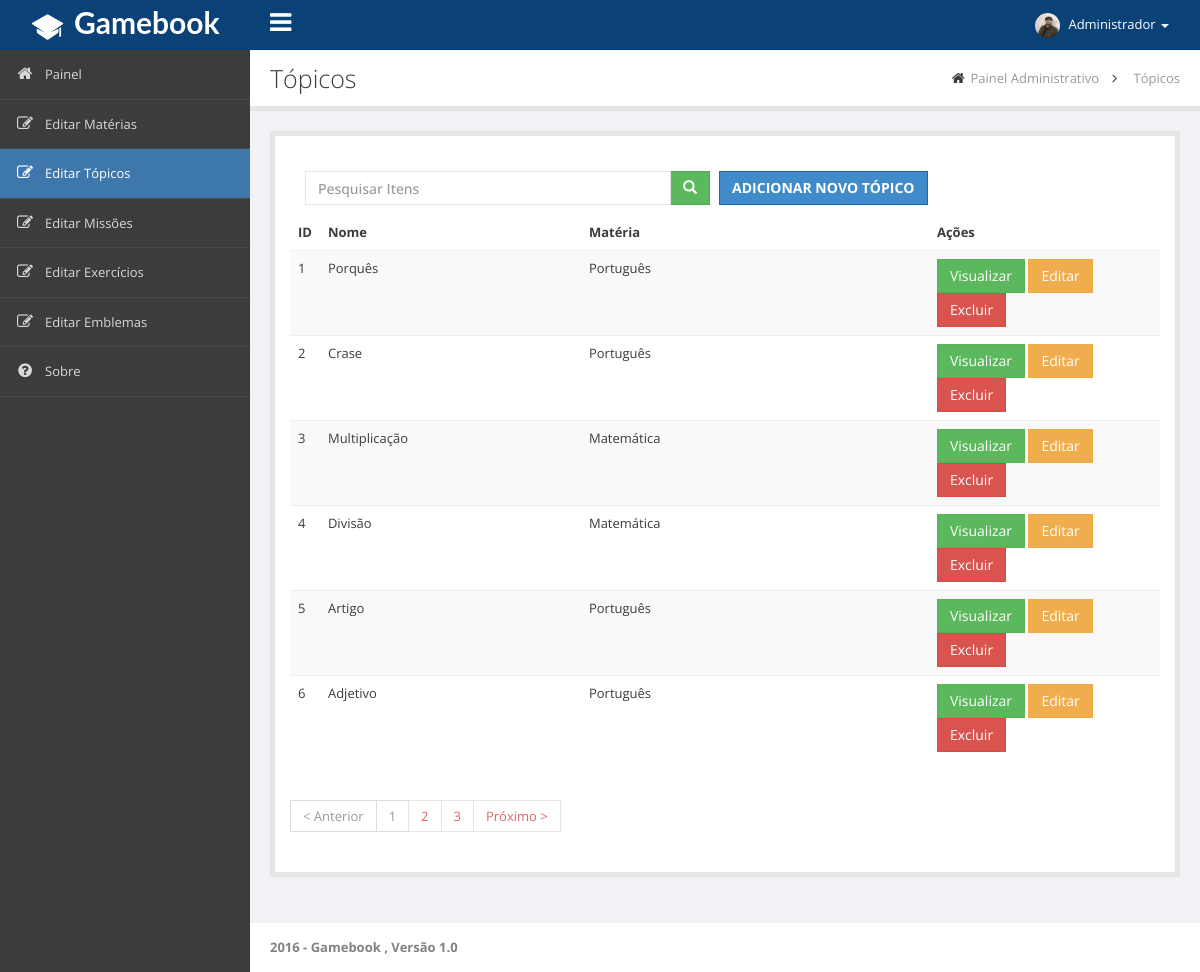
The app's page /etopico.php (signed in) with its own data.
### tables this page shows
CREATE TABLE `topico` (
  `id` int(11) NOT NULL,
  `nome` varchar(255) NOT NULL,
  `id_mat` int(11) NOT NULL,
  `texto` text NOT NULL,
  `dica` text NOT NULL
);

### classes/db.class.php (called while the page is built, shortened)
<?php
class DB{
  private static $conn;
  public static function conn(){
  	if(is_null(self::$conn)){
  		self::$conn = new PDO('mysql:host=localhost;dbname=dbgamebook;','root','');
  	}
  	return self::$conn;
  }
}
?>

### classes/busca.class.php (called while the page is built, shortened)
<?php
class Busca extends DB{
        public function selecionarTopico3(){
       $sql = "SELECT * FROM topico ";
       self::conn()->query('SET NAMES utf8');
       return self::conn()->query($sql);
    }
}
?>

### etopico.php (the view, shortened to what this page needs)
<?php
     include_once('classes/db.class.php');
     require_once('classes/busca.class.php');
     $busca = new Busca();
     $apelido = $_SESSION['usuarioApelido'];
     $imagem = $_SESSION['usuarioImagem'];
?>
<!DOCTYPE html>
<html lang="pt-br">
<head>
    <link type="text/css" rel="stylesheet" href="css/jquery-ui-1.10.4.custom.min.css">
    <link type="text/css" rel="stylesheet" href="css/font-awesome.min.css">
    <link type="text/css" rel="stylesheet" href="css/bootstrap.min.css">
    <link type="text/css" rel="stylesheet" href="css/animate.css">
    <link type="text/css" rel="stylesheet" href="css/all.css">
    <link type="text/css" rel="stylesheet" href="css/main.css">
    <link type="text/css" rel="stylesheet" href="css/style-responsive.css">
    <link type="text/css" rel="stylesheet" href="css/zabuto_calendar.min.css">
    <link type="text/css" rel="stylesheet" href="css/pace.css">
    <link type="text/css" rel="stylesheet" href="css/jquery.news-ticker.css">
</head>
<body>
    <div>
        <div id="header-topbar-option-demo" class="page-header-topbar">
            <nav id="topbar" role="navigation" style="margin-bottom: 0;" data-step="3" class="navbar navbar-default navbar-static-top">
            <div class="navbar-header">
                <a id="logo" href="painel.php" class="navbar-brand"><span class="logo-text" ><img height="40" width="35" src="img/whiteicon.png" alt=""/>  <b>Gamebook</b></span></a>
                </div>
            <div class="topbar-main"><a id="menu-toggle" href="#" class="hidden-xs"><i class="fa fa-bars"></i></a>
                <ul class="nav navbar navbar-top-links navbar-right mbn">
                    <li class="dropdown topbar-user"><a data-hover="dropdown"  class="dropdown-toggle"><img src="img/<?php echo $imagem?>" alt="" class="img-responsive img-circle"/>&nbsp;<span class="hidden-xs"><?php echo $apelido ?></span>&nbsp;<span class="caret"></span></a>
                    </li>
                </ul>
            </div>
        </nav>
        </div>
        <div id="wrapper">
            <nav id="sidebar" role="navigation" data-step="2" data-intro="Template has &lt;b&gt;many navigation styles&lt;/b&gt;"
                data-position="right" class="navbar-default navbar-static-side">
            <div class="sidebar-collapse menu-scroll">
                <ul id="side-menu" class="nav">
                    <li ><a href="administrativo.php"><i class="fa fa-home fa-fw">
                    </i><span class="menu-title">Painel</span></a></li>
                  <li><a href="emateria.php"><i class="fa fa-edit fa-fw">
                    </i><span class="menu-title">Editar Matérias</span></a>
                    </li>
                     <li class="active"><a href="etopico.php"><i class="fa fa-edit fa-fw">
                    </i><span class="menu-title">Editar Tópicos</span></a>
                    </li>
                     <li><a href="emissao.php"><i class="fa fa-edit fa-fw">
                    </i><span class="menu-title">Editar Missões</span></a>
                    </li>
                      <li><a href="#"><i class="fa fa-edit fa-fw">
                    </i><span class="menu-title">Editar Exercícios</span></a>
                    </li>
                     <li><a href="eemblema.php"><i class="fa fa-edit fa-fw">
                    </i><span class="menu-title">Editar Emblemas</span></a>
                    </li>
                    <li ><a href="Sobre.php"><i class="fa fa-question-circle fa-fw">
                    </i><span class="menu-title">Sobre</span></a>
                    </li>
                </ul>
            </div>
        </nav>
            <div id="page-wrapper">
                <div id="title-breadcrumb-option-demo" class="page-title-breadcrumb">
                    <div class="page-header pull-left">
                        <div class="page-title">
                           Tópicos</div>
                    </div>
                    <ol class="breadcrumb page-breadcrumb pull-right">
                        <li><i class="fa fa-home"></i>&nbsp;<a href="administrativo.php">Painel Administrativo</a>&nbsp;&nbsp;<i class="fa fa-angle-right"></i>&nbsp;&nbsp;</li>
                        <li class="active">Tópicos</li>
                    </ol>
                    <div class="clearfix">
                    </div>
                </div>
                <div class="page-content">
                    <div id="tab-general">
                        <div class="row mbl">
                            <div class="col-lg-12">
                                <div class="portlet box">
                                    <div class="portlet-body">
                         <div class="col-sm-6">
            <div class="input-group h2">
                <input name="data[search]" class="form-control" id="search" type="text" placeholder="Pesquisar Itens">
                <span class="input-group-btn">
                    <button class="btn btn-success" type="submit">
                        <span class="glyphicon glyphicon-search"></span>
                    </button>
                </span>
            </div>
        </div>
        <div class="col-sm-3">
            <a href="#" class="btn btn-primary pull-right h2"><b>ADICIONAR NOVO TÓPICO</b></a>
        </div>
    <div id="list" class="row">
    <div class="table-responsive col-md-12">
        <table class="table table-striped" cellspacing="0" cellpadding="0">
            <thead>
                <tr>
                    <th>ID</th>
                    <th width="30%">Nome</th>
                    <th width="40%">Matéria</th>
                    <th class="actions">Ações</th>
                </tr>
            </thead>
            <tbody>
            <?php foreach($busca->selecionarTopico3() as $linha){   ?>
                <tr>
                    <td><?php  echo $linha['id'] ?> </td>
                    <td><?php  echo $linha['nome'] ?> </td>
                    <td><?php  if( $linha['id_mat'] == 1){ echo "Português";}
                               else if( $linha['id_mat'] == 2){ echo "Matemática";}
                               else if( $linha['id_mat'] == 3){ echo "Geografica";}
                               else if( $linha['id_mat'] == 4){ echo "História";}  ?> </td>
                    <td class="actions">
                        <a class="btn btn-success " href="#">Visualizar</a>
                        <a class="btn btn-warning " href="#">Editar</a>
                        <a class="btn btn-danger "  href="#" data-toggle="modal" data-target="#delete-modal">Excluir</a>
                    </td>
                </tr>
             <?php } ?>
            </tbody>
        </table>
    </div>
    </div>
    <div id="bottom" class="row">
        <div class="col-md-12">
            <ul class="pagination">
                <li class="disabled"><a>&lt; Anterior</a></li>
                <li class="disabled"><a>1</a></li>
                <li><a href="#">2</a></li>
                <li><a href="#">3</a></li>
                <li class="next"><a href="#" rel="next">Próximo &gt;</a></li>
            </ul>
        </div>
    </div>
                                </div>
                            </div>
                        </div>
                    </div>
                </div>
                </div>
                <div id="footer">
                        <font color="#848181"><b>2016 - Gamebook , Versão 1.0</b></font>
                </div>
            </div>
        </div>
    </div>
</body>
</html>

### records on screen
topico: id "1", nome "Porquês", id_mat "Português"
topico: id "2", nome "Crase", id_mat "Português"
topico: id "3", nome "Multiplicação", id_mat "Matemática"
topico: id "4", nome "Divisão", id_mat "Matemática"
topico: id "5", nome "Artigo", id_mat "Português"
topico: id "6", nome "Adjetivo", id_mat "Português"

### other values on screen
$apelido "Administrador"
